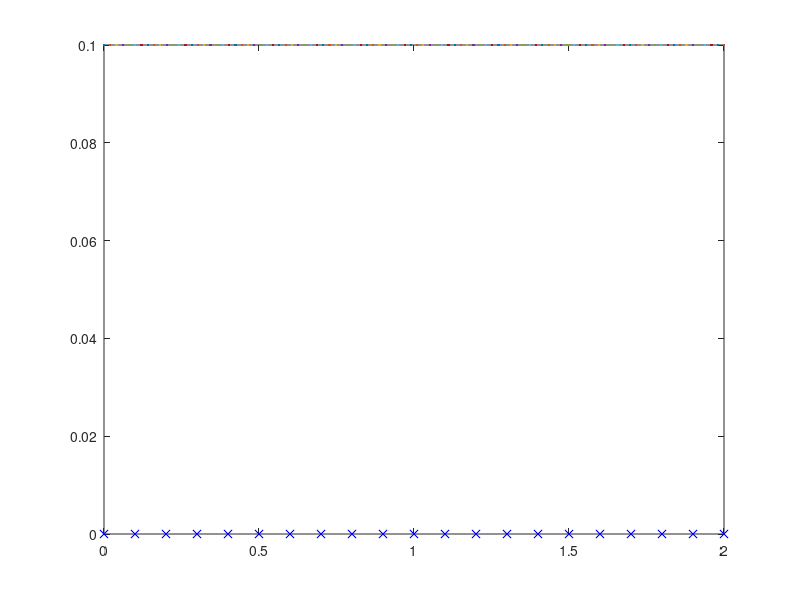

Reproduce this figure in MATLAB.

clear all
close all

a = 0;                                  % left boundary
b = 2;                                  % right boundary
M = 16;                                 % number of elements

L = b - a;                              % length of interval

% 
% define data, i.e. function and rhs
% 
%

%% define the grid

% type of grid calculation, numeric or analytical
grid_calculation = 'num'
% grid_calculation = 'ana'


switch grid_calculation
  case 'ana'
    syms z
    H(z) = sin(2*pi*z) + 1.2;           % spacing function
    c = M/int(1/H, a, b);               % normalisaton constant
    g(z) = c * int(1/H);
    g(z) = g(z) - g(a);                 % set integration constant
    x = zeros(1,M+1);                   % allocate memory
    x(1) = a;                           % set first vertex
    for i=1:M-1
        vertex = solve(g(z) - i == 0, z);
        x(i+1) = vpa(vertex);
    end
    x(M+1) = b;

    % visualisation of the grid
    z = linspace(a,b,100);              % symbolic not needed
                                        % anymore
    plot(x, zeros(size(x)), 'bx', z, vpa(H(z)));
    xlim([a b]);
    
    
  case 'num'
    H = '0.1'
    count = 0;                          % number of vertices
    yvec = a;                           % first vertex
    y = a;
    while (y<b)
        count = count + 1;
        del = eval(H);
        y = y + del;
        yvec = [yvec y];
    end
    M = count;                          % has to be set here
    c = (b-a)/(y-a);                    % normalisaton factor
    x = zeros(1,M)+1;
    x(1) = a;
    for i=1:M
        y = yvec(i);                    % H may use y as a variable
        del = c*eval(H);
        x(i+1) = x(i) + del;
    end

    % visualisation of the grid
    clear y;
    y = linspace(a,b,100);
    plot(x,zeros(size(x)),'bx',y,eval(H));
    xlim([a b]);
  otherwise
    error(['Error!\nGrid calculation only numerical (num) or ' ...
          'analytical (ana).\nYou entered %s'], grid_calculation);
end
